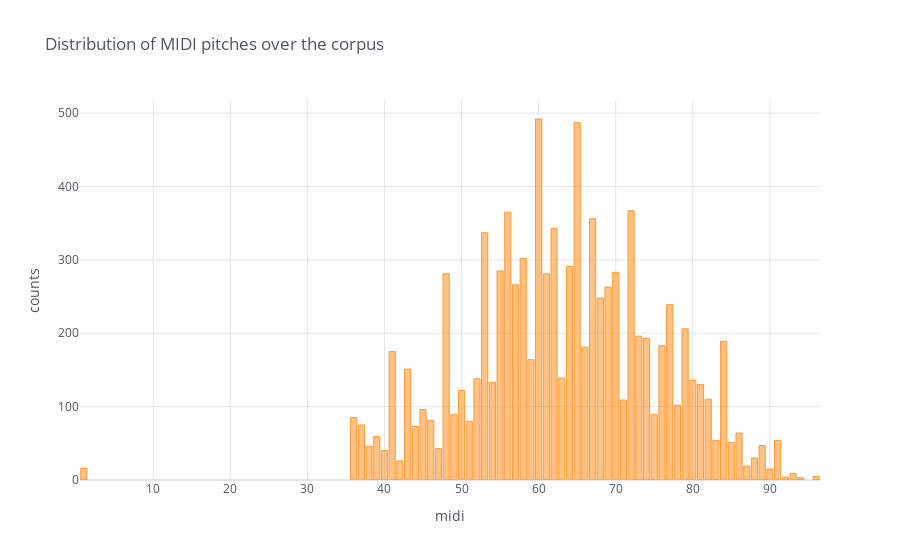

The notebook cell saved with this chart:
### Code cell
# Distribution of MIDI pitches over the corpus in 1810
nodes_1810.midi.value_counts().iplot('bar', title='Distribution of MIDI pitches over the corpus', xTitle='midi', yTitle='counts')

### Figure 1 — Plotly figure (JSON) as saved in the notebook; plotly's stock layout.template omitted (floating-point values rounded to 4 significant figures)
{"data": [{"marker": {"color": "rgba(255, 153, 51, 0.6)", "line": {"color": "rgba(255, 153, 51, 1.0)", "width": 1}}, "name": "midi", "orientation": "v", "text": "", "type": "bar", "x": ["60", "65", "72", "56", "67", "62", "53", "58", "64", "55", "70", "61", "48", "57", "69", "68", "77", "79", "73", "74", "84", "76", "66", "41", "59", "43", "63", "52", "80", "54", "81", "50", "82", "71", "78", "45", "49", "75", "36", "46", "51", "37", "44", "86", "39", "91", "83", "85", "89", "38", "47", "40", "88", "42", "87", "1", "90", "93", "96", "92", "94", "midi", "volta"], "y": [492, 487, 367, 365, 356, 343, 337, 302, 291, 285, 283, 281, 281, 266, 263, 248, 239, 206, 196, 193, 189, 183, 181, 175, 164, 151, 139, 138, 136, 133, 130, 122, 110, 109, 102, 96, 89, 89, 85, 81, 80, 75, 73, 64, 59, 54, 54, 51, 47, 46, 43, 40, 30, 26, 19, 16, 15, 9, 5, 4, 3, 2, 1]}], "layout": {"legend": {"bgcolor": "#FFFFFF", "font": {"color": "#4D5663"}}, "paper_bgcolor": "#FFFFFF", "plot_bgcolor": "#FFFFFF", "title": {"font": {"color": "#4D5663"}, "text": "Distribution of MIDI pitches over the corpus"}, "xaxis": {"gridcolor": "#E1E5ED", "showgrid": true, "tickfont": {"color": "#4D5663"}, "title": {"font": {"color": "#4D5663"}, "text": "midi"}, "zerolinecolor": "#E1E5ED"}, "yaxis": {"gridcolor": "#E1E5ED", "showgrid": true, "tickfont": {"color": "#4D5663"}, "title": {"font": {"color": "#4D5663"}, "text": "counts"}, "zerolinecolor": "#E1E5ED"}}}
